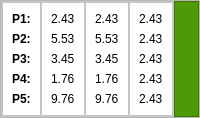
                                    <widget class="QFrame" name="frame_53">
                                     <property name="frameShape">
                                      <enum>QFrame::StyledPanel</enum>
                                     </property>
                                     <property name="frameShadow">
                                      <enum>QFrame::Raised</enum>
                                     </property>
                                     <layout class="QHBoxLayout" name="horizontalLayout_41">
                                      <property name="spacing">
                                       <number>0</number>
                                      </property>
                                      <property name="leftMargin">
                                       <number>0</number>
                                      </property>
                                      <property name="topMargin">
                                       <number>0</number>
                                      </property>
                                      <property name="rightMargin">
                                       <number>0</number>
                                      </property>
                                      <property name="bottomMargin">
                                       <number>0</number>
                                      </property>
                                      <item>
                                       <widget class="QFrame" name="frame_55">
                                        <property name="styleSheet">
                                         <string notr="true">background-color: rgb(255, 255, 255);</string>
                                        </property>
                                        <property name="frameShape">
                                         <enum>QFrame::StyledPanel</enum>
                                        </property>
                                        <property name="frameShadow">
                                         <enum>QFrame::Raised</enum>
                                        </property>
                                        <layout class="QHBoxLayout" name="horizontalLayout_42">
                                         <property name="spacing">
                                          <number>0</number>
                                         </property>
                                         <property name="leftMargin">
                                          <number>0</number>
                                         </property>
                                         <property name="topMargin">
                                          <number>0</number>
                                         </property>
                                         <property name="rightMargin">
                                          <number>0</number>
                                         </property>
                                         <property name="bottomMargin">
                                          <number>0</number>
                                         </property>
                                         <item>
                                          <widget class="QFrame" name="frame_57">
                                           <property name="frameShape">
                                            <enum>QFrame::StyledPanel</enum>
                                           </property>
                                           <property name="frameShadow">
                                            <enum>QFrame::Raised</enum>
                                           </property>
                                           <layout class="QVBoxLayout" name="verticalLayout_85">
                                            <item>
                                             <widget class="QLabel" name="label_56">
                                              <property name="font">
                                               <font>
                                                <weight>75</weight>
                                                <bold>true</bold>
                                               </font>
                                              </property>
                                              <property name="text">
                                               <string>P1:</string>
                                              </property>
                                             </widget>
                                            </item>
                                            <item>
                                             <widget class="QLabel" name="label_57">
                                              <property name="font">
                                               <font>
                                                <weight>75</weight>
                                                <bold>true</bold>
                                               </font>
                                              </property>
                                              <property name="text">
                                               <string>P2:</string>
                                              </property>
                                             </widget>
                                            </item>
                                            <item>
                                             <widget class="QLabel" name="label_58">
                                              <property name="font">
                                               <font>
                                                <weight>75</weight>
                                                <bold>true</bold>
                                               </font>
                                              </property>
                                              <property name="text">
                                               <string>P3:</string>
                                              </property>
                                             </widget>
                                            </item>
                                            <item>
                                             <widget class="QLabel" name="label_59">
                                              <property name="font">
                                               <font>
                                                <weight>75</weight>
                                                <bold>true</bold>
                                               </font>
                                              </property>
                                              <property name="text">
                                               <string>P4:</string>
                                              </property>
                                             </widget>
                                            </item>
                                            <item>
                                             <widget class="QLabel" name="label_60">
                                              <property name="font">
                                               <font>
                                                <weight>75</weight>
                                                <bold>true</bold>
                                               </font>
                                              </property>
                                              <property name="text">
                                               <string>P5:</string>
                                              </property>
                                             </widget>
                                            </item>
                                           </layout>
                                          </widget>
                                         </item>
                                         <item>
                                          <widget class="QFrame" name="frame_60">
                                           <property name="frameShape">
                                            <enum>QFrame::StyledPanel</enum>
                                           </property>
                                           <property name="frameShadow">
                                            <enum>QFrame::Raised</enum>
                                           </property>
                                           <layout class="QVBoxLayout" name="verticalLayout_82">
                                            <item>
                                             <widget class="QLabel" name="label_71">
                                              <property name="text">
                                               <string>2.43</string>
                                              </property>
                                             </widget>
                                            </item>
                                            <item>
                                             <widget class="QLabel" name="label_72">
                                              <property name="text">
                                               <string>5.53</string>
                                              </property>
                                             </widget>
                                            </item>
                                            <item>
                                             <widget class="QLabel" name="label_73">
                                              <property name="text">
                                               <string>3.45</string>
                                              </property>
                                             </widget>
                                            </item>
                                            <item>
                                             <widget class="QLabel" name="label_74">
                                              <property name="text">
                                               <string>1.76</string>
                                              </property>
                                             </widget>
                                            </item>
                                            <item>
                                             <widget class="QLabel" name="label_75">
                                              <property name="text">
                                               <string>9.76</string>
                                              </property>
                                             </widget>
                                            </item>
                                           </layout>
                                          </widget>
                                         </item>
                                         <item>
                                          <widget class="QFrame" name="frame_61">
                                           <property name="frameShape">
                                            <enum>QFrame::StyledPanel</enum>
                                           </property>
                                           <property name="frameShadow">
                                            <enum>QFrame::Raised</enum>
                                           </property>
                                           <layout class="QVBoxLayout" name="verticalLayout_83">
                                            <item>
                                             <widget class="QLabel" name="label_76">
                                              <property name="text">
                                               <string>2.43</string>
                                              </property>
                                             </widget>
                                            </item>
                                            <item>
                                             <widget class="QLabel" name="label_77">
                                              <property name="text">
                                               <string>5.53</string>
                                              </property>
                                             </widget>
                                            </item>
                                            <item>
                                             <widget class="QLabel" name="label_78">
                                              <property name="text">
                                               <string>3.45</string>
                                              </property>
                                             </widget>
                                            </item>
                                            <item>
                                             <widget class="QLabel" name="label_79">
                                              <property name="text">
                                               <string>1.76</string>
                                              </property>
                                             </widget>
                                            </item>
                                            <item>
                                             <widget class="QLabel" name="label_80">
                                              <property name="text">
                                               <string>9.76</string>
                                              </property>
                                             </widget>
                                            </item>
                                           </layout>
                                          </widget>
                                         </item>
                                         <item>
                                          <widget class="QFrame" name="frame_62">
                                           <property name="frameShape">
                                            <enum>QFrame::StyledPanel</enum>
                                           </property>
                                           <property name="frameShadow">
                                            <enum>QFrame::Raised</enum>
                                           </property>
                                           <layout class="QVBoxLayout" name="verticalLayout_84">
                                            <item>
                                             <widget class="QLabel" name="label_81">
                                              <property name="text">
                                               <string>2.43</string>
                                              </property>
                                             </widget>
                                            </item>
                                            <item>
                                             <widget class="QLabel" name="label_82">
                                              <property name="text">
                                               <string>2.43</string>
                                              </property>
                                             </widget>
                                            </item>
                                            <item>
                                             <widget class="QLabel" name="label_83">
                                              <property name="text">
                                               <string>2.43</string>
                                              </property>
                                             </widget>
                                            </item>
                                            <item>
                                             <widget class="QLabel" name="label_84">
                                              <property name="text">
                                               <string>2.43</string>
                                              </property>
                                             </widget>
                                            </item>
                                            <item>
                                             <widget class="QLabel" name="label_85">
                                              <property name="text">
                                               <string>2.43</string>
                                              </property>
                                             </widget>
                                            </item>
                                           </layout>
                                          </widget>
                                         </item>
                                        </layout>
                                       </widget>
                                      </item>
                                      <item>
                                       <widget class="QFrame" name="frame_56">
                                        <property name="styleSheet">
                                         <string notr="true">background-color: rgb(78, 154, 6);</string>
                                        </property>
                                        <property name="frameShape">
                                         <enum>QFrame::StyledPanel</enum>
                                        </property>
                                        <property name="frameShadow">
                                         <enum>QFrame::Raised</enum>
                                        </property>
                                        <layout class="QHBoxLayout" name="horizontalLayout_47"/>
                                       </widget>
                                      </item>
                                     </layout>
                                    </widget>
